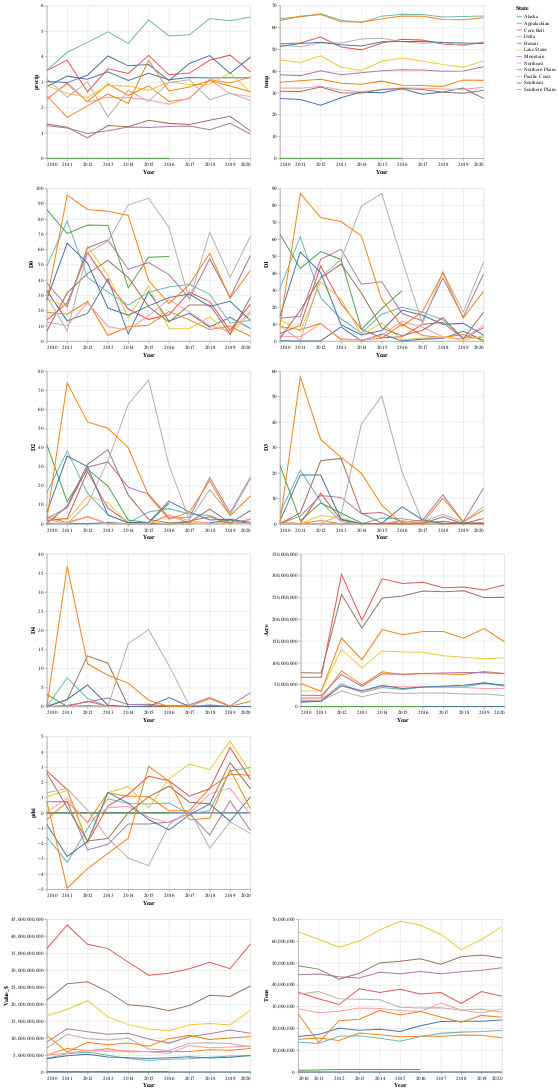

This figure's notebook cell:
### Code cell
crop_acre = alt.Chart(region_df).mark_line().encode(
    x=alt.X('Year:T'),
    y=alt.Y('Acre:Q'),
    color=alt.Color('State:N'),
    tooltip=['State', 'Acre']
)

crop_value = alt.Chart(region_df).mark_line().encode(
    x=alt.X('Year:T'),
    y=alt.Y('Value_$:Q'),
    color=alt.Color('State:N'),
    tooltip=['State', 'Acre']
)

crop_weight = alt.Chart(region_df).mark_line().encode(
    x=alt.X('Year:T'),
    y=alt.Y('Tons:Q'),
    color=alt.Color('State:N'),
    tooltip=['State', 'Acre']
)

((precip | temp) & (D0 | D1) & (D2 | D3) & (D4 | crop_acre) & pdsi & (crop_value | crop_weight))
